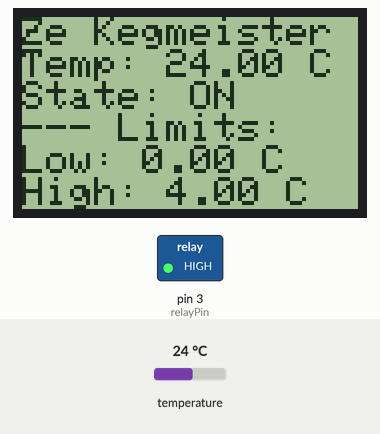
Bench run of a sketch on a simulated Arduino Uno, built with avr-gcc and run on an emulated ATmega328P. Parts: 84×48 one-colour display, switched loads named in the sketch (green lamp = pin HIGH). The test bench sets the inputs (shaded band); at power-on: temperature 24 °C. What the sketch prints to the serial monitor is not drawn.

Above: at 1.2 s.
1.3 s: temperature set to 12 °C
At 2.4 s:
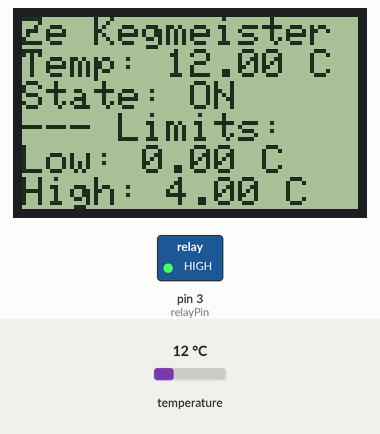
3.2 s: temperature set to 19 °C
At 4.5 s:
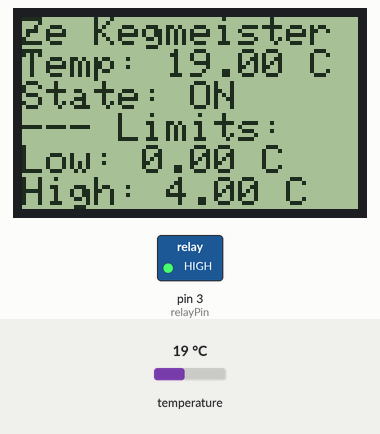
4.8 s: temperature set to 28 °C
At 5.6 s:
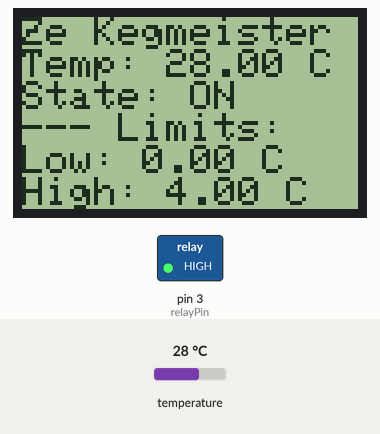
Timing chart, 0 to 7.8 s (numbered marks = the images above; inputs shaded):
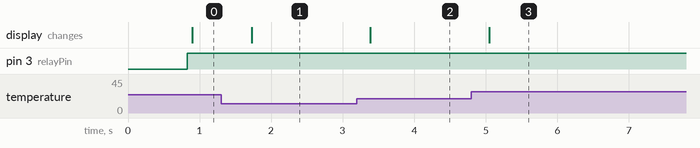

The sketch:

EDMFreezerCtrl.ino
```cpp
#include <OneWire.h>
#include <DallasTemperature.h>
#include <EDMRelay.h>
#include <EDMTempSensor.h>
#include <EDMFreezerCtrl.h>
#include <PCD8544.h>
#include <SerialComms.h>

// Serial
SerialComms* serialComms = NULL;


// ==== Display pins
#define RST 12
#define CE 11
#define DC 10
#define DIN 8
#define CLK 7

PCD8544* lcd = new PCD8544(CLK,DIN,DC,RST,CE); // Display object

// Temperature sensor and relay pins
#define sensorPin 2
#define relayPin 3
EDMFreezerCtrl* freezerCtrl = NULL;

// Old temperature (to check if temp has changed)
float oldTemp = 0;

// Executed once when initialising the circuit
void setup() {
  serialComms = new SerialComms();

  // Initialise the display and print the title
  lcd->begin(84, 48);
  lcd->setCursor(0, 0);
  lcd->clear();
  lcd->print("Ze Kegmeister");

  // Configure the Relay pin as Output. No need to touch the sensor pin - the modified OneWire
  // lib will handle it, including the pullup bit.
  pinMode(relayPin, OUTPUT);
  freezerCtrl = new EDMFreezerCtrl(sensorPin, relayPin, serialComms);

  serialComms->sendMessage(mtCircuitReady, "ready");
}

// Executed every duty cicle
void loop() {
  // Let the serial read/write messages first
  serialComms->process();
  if (serialComms->hasMessage()) {
    // Process message
    message msg = serialComms->readMessage();

    if (msg.type == mtChangeUpperTempLimit) {
      freezerCtrl->setTempLimits(msg.message.toFloat(), freezerCtrl->getMaxTemp());
    }
    if (msg.type == mtChangeLowerTempLimit) {
      freezerCtrl->setTempLimits(freezerCtrl->getMinTemp(), msg.message.toFloat());
    }
  }

  // now we need to let the freezer control object do its thing
  freezerCtrl->process();
  float currentTemp = freezerCtrl->getTempSensor()->getTemperature(0);
  String tempStr = floatToStr(currentTemp);
  if (abs(currentTemp - oldTemp) > 0.1) {
    serialComms->sendMessage(mtTemperatureChange, tempStr);
    oldTemp = currentTemp;
  }

  // Print the current temperature
  lcd->setCursor(0, 1);
  lcd->print("Temp: " + tempStr + "C     ");

  // Print the current state of the compressor (on or off)
  lcd->setCursor(0, 2);
  lcd->print("State: ");
  lcd->print(freezerCtrl->getRelay()->isOpen() ? "OFF          " : "ON          ");

  // Print settings
  lcd->setCursor(0, 3);
  lcd->print("--- Limits:");
  lcd->setCursor(0, 4);
  lcd->print("Low: " + floatToStr(freezerCtrl->getMinTemp()) + "C       ");
  lcd->setCursor(0, 5);
  lcd->print("High: " + floatToStr(freezerCtrl->getMaxTemp()) + "C");
}

String floatToStr(float val) {
  char charVal[10] = "         ";
  dtostrf(val, 4, 2, charVal);

  String strVal = "";
  for (int i = 0; i < sizeof(charVal); i++) {
    if (charVal[i] != ' ')
      strVal += charVal[i];
     else
       break;
  }

  return strVal;
}
```

Measured:
- after the input at 1.3 s, the display: changes after 0.43 s (image 1)
- after the input at 3.2 s, the display: changes after 0.19 s (image 2)
- after the input at 4.8 s, the display: changes after 0.25 s (image 3)
